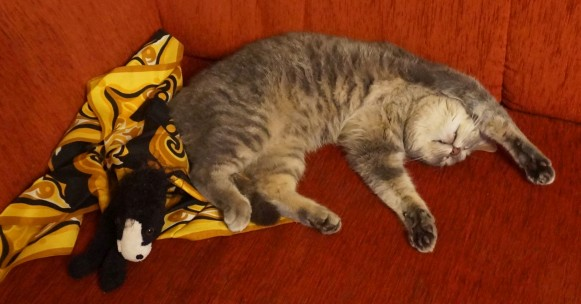
#> input picture OpenCV/GolyoAlszik_rs.jpg, 581 x 304 px
$ python 02_04_ocv_draw_circle_HF4.py
#> lines starting #> are read from the running program, lines starting #| are printed output that depends on the picture
# Töltsünk be egy meglévő képet és annotáljuk geometriai elemekkel!

import numpy as np
import cv2

img = cv2.imread('GolyoAlszik_rs.jpg')
#> img is the input picture: shape (304, 581, 3); mean B, G, R 24.2, 56.2, 125.7
print(img.shape)
#| (304, 581, 3)

# line
cv2.line(img, (0, 0), (581, 304), (0, 0, 0), 2, cv2.LINE_4)
# circle
cv2.circle(img, (50, 50), 30, (0, 255, 255), -1)
cv2.circle(img, (50, 50), 30, (255, 0, 0), 2)
# rectangle
cv2.rectangle(img, (431, 154), (578, 299), (0, 0, 255), 3)
# ellipse
cv2.ellipse(img, (290, 152), (150, 100), 0, 0, 360, (255, 255, 0), 4)
# polygon
polygon1 = np.array([[410, 10], [560, 20], [550, 100], [450, 200]])
cv2.fillPoly(img, [polygon1], (255, 255, 255))

polygon2 = np.array([[100, 50], [50, 100], [250, 110], [300, 80]])
cv2.polylines(img, [polygon2], isClosed=False, color=(192, 0, 0), thickness=5)
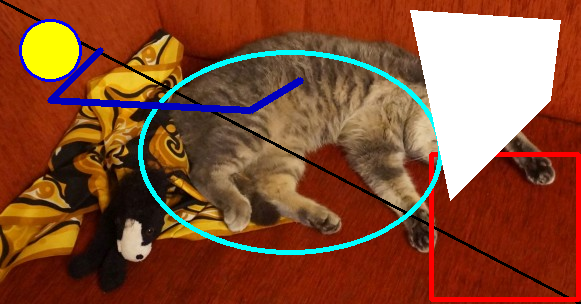
#> img: shape (304, 581, 3); mean B, G, R 53.2, 80, 134.3

cv2.imshow('img', img)
cv2.waitKey(0)
cv2.destroyAllWindows()
